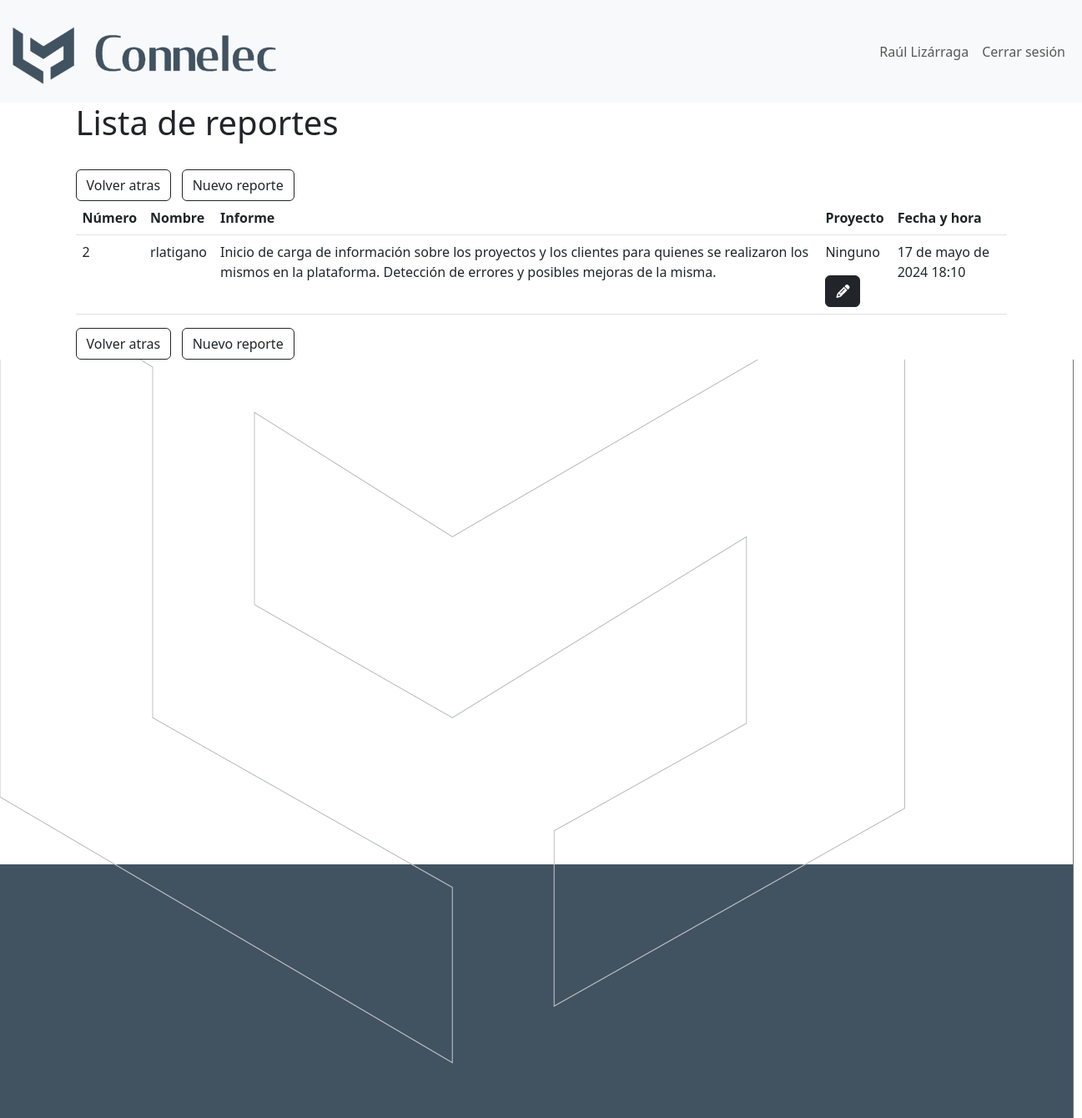
Before: /asistencias/verReportes (signed in) with the older database file.
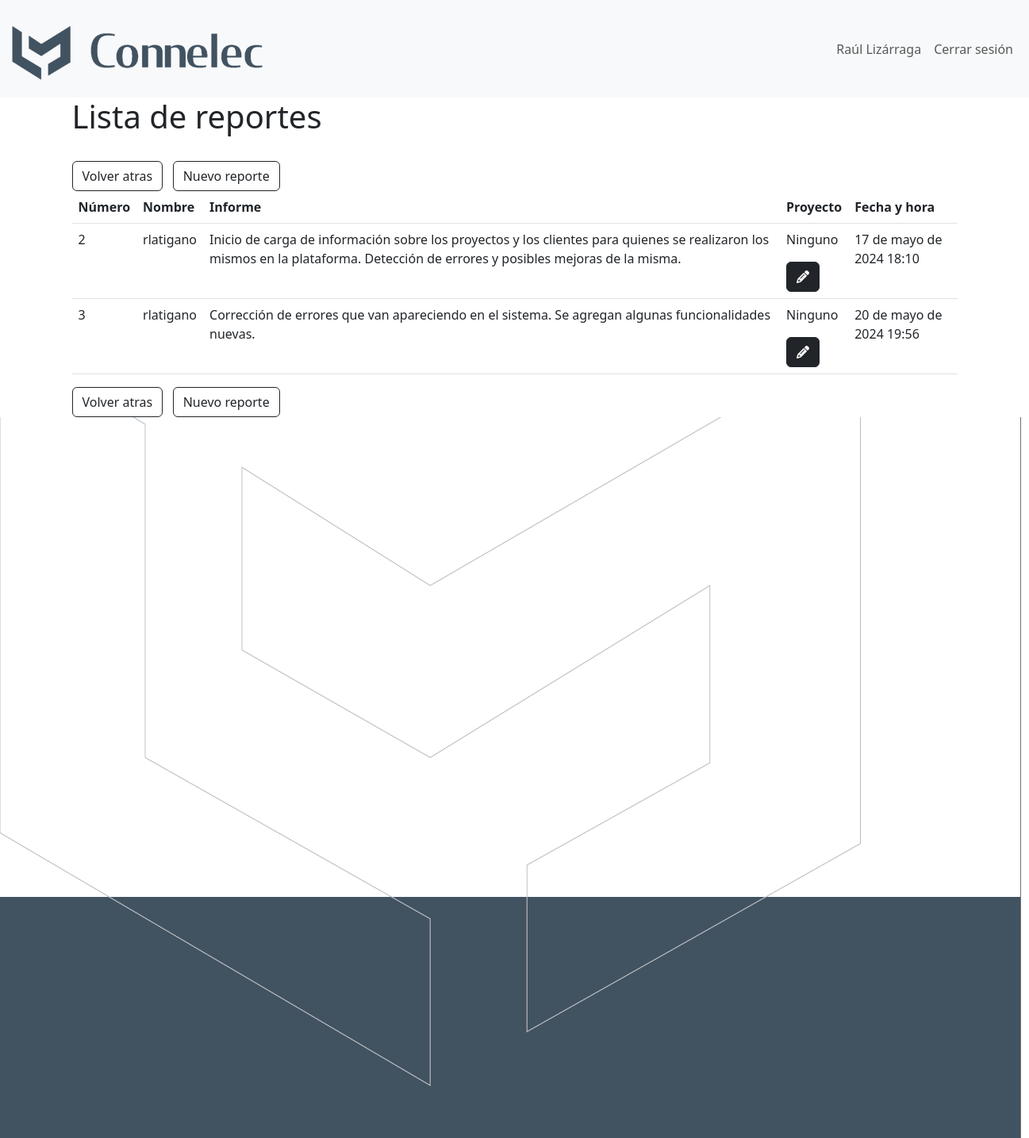
After: the same page with the newer database file.
### asistencias/models.py (models this page shows, shortened)
class Reporte(models.Model):
    usuario = models.ForeignKey(
        settings.AUTH_USER_MODEL, on_delete=models.CASCADE)
    fecha = models.DateField()
    hora = models.TimeField()
    proyecto = models.ForeignKey(
        Proyectos, on_delete=models.CASCADE, default=None, blank=True, null=True)
    informe = models.CharField(max_length=1000)

class User(AbstractUser):
    image = models.ImageField(upload_to=profile_picture_path, blank=True)
    birthday = models.DateField(null=True, blank=True)

### asistencias/views.py (the view)
# urls.py: path('verReportes', ver_reportes, name='verReportes'),
def ver_reportes(request):
    if request.user.is_authenticated:
        usuario = User.objects.get(username=request.user).get_full_name()
        reportes = Reporte.objects.all()
        data = {
            'usuario': usuario,
            'reportes': reportes
        }
    return render(request, 'asistencias/ver_reportes.html', data)

### core/templates/asistencias/ver_reportes.html (shortened to what this page needs)
{% extends 'core/base.html' %}
{% load static %}
    {% block content %}
    <div class="container">
        <h1>Lista de reportes</h1>
        <br>
        <a href="/asistencias/reportes"><button type="button" class="btn btn-outline-dark">Volver atras</button></a> &nbsp; <a href="nuevoReporte"><button type="button" class="btn btn-outline-dark">Nuevo reporte</button></a>
        <div>
            <table id="tabla_reportes" class="table table-hover">
                <thead>
                    <tr>
                        <th class="centered">Número</th>
                        <th class="centered">Nombre</th>
                        <th class="centered">Informe</th>
                        <th class="centered">Proyecto</th>
                        <th class="centered">Fecha y hora</th>
                    </tr>
                </thead>
                <tbody id="tabla_reportes">
                    {% for r in reportes %}
                        <tr>
                            <td>{{r.id}}</td>
                            <td>{{r.usuario}}</td>
                            <td>{{r.informe}}</td>
                            <td>
                                {% if r.proyecto == None %}
                                    <p>Ninguno</p>
                                {% else %}
                                    {{r.proyecto}}
                                {% endif %}
                                <button type="button" id="editarReporte" class="btn btn-dark btn-xs" data-bs-toggle="modal" data-bs-target="#editarReporteModal" data-bs-whatever="{{r.id}}" onclick="showEditarReporteModal(this)"><i class="fa-solid fa-pencil sm"></i></button>
                            </td>
                            <td>{{r.fecha}} {{r.hora}}</td>
                        </tr>
                    {% endfor %}
                </tbody>
            </table>
        </div>
        <a href="/asistencias/reportes"><button type="button" class="btn btn-outline-dark">Volver atras</button></a> &nbsp; <a href="nuevoReporte"><button type="button" class="btn btn-outline-dark">Nuevo reporte</button></a>
    </div>
    {% endblock %}

Changed rows visible on the page:
added Reporte: id "3", usuario "rlatigano", informe "Corrección de errores que van apareciendo en el sistema. Se agregan algunas funcionalidades nuevas.", shows "Ninguno", fecha "20 de mayo de 2024", hora "19:56"
